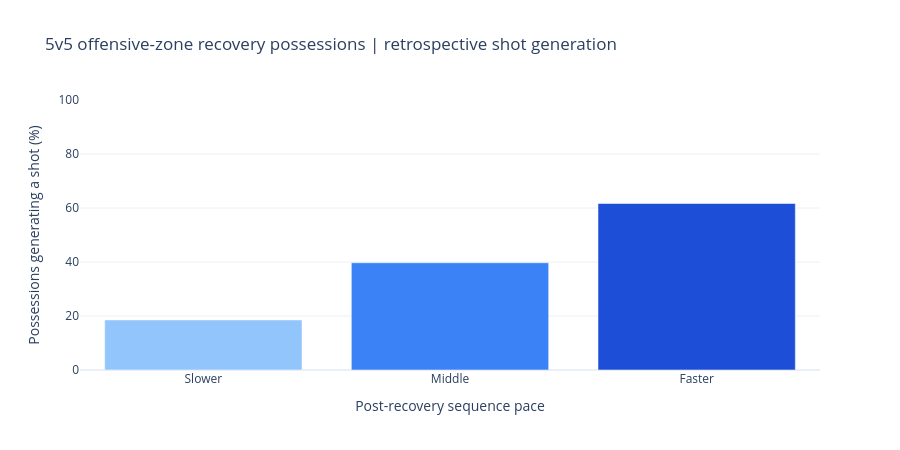

This figure's notebook cell:
### Markdown cell above
## 11.5. Compare shot generation after recovery

Show the percentage of qualifying possessions that lead to a shot attempt. Use bars without uncertainty intervals and retain counts, games, median pace, and sequence spans. Mean first-shot distance and shot timing are conditional on generating a shot and should not be interpreted as outcomes for unsuccessful possessions.

### Code cell
recovery_summary = analysis_recoveries.groupby("pace_band").agg(
    possessions=("possession_id", "size"), shot_possessions=("leads_to_shot", "sum"),
    games=("game_id", "nunique"), shot_rate=("leads_to_shot", "mean"),
    median_pace_ft_s=("post_recovery_pace_ft_s", "median"),
    median_sequence_span_seconds=("sequence_span_seconds", "median"),
    median_time_to_shot_seconds=("time_to_first_shot_seconds", "median"),
    mean_first_shot_distance_ft=("first_shot_distance_ft", "mean"),
).reset_index()
recovery_summary["shot_pct"] = 100 * recovery_summary["shot_rate"]
display(recovery_summary.round(2))
recovery_fig = px.bar(
    recovery_summary, x="pace_band", y="shot_pct", color="pace_band",
    category_orders={"pace_band": ["Slower", "Middle", "Faster"]},
    color_discrete_map={"Slower":"#93c5fd", "Middle":"#3b82f6", "Faster":"#1d4ed8"},
    hover_data=["possessions", "shot_possessions", "games", "median_pace_ft_s", "median_sequence_span_seconds"],
    labels={"pace_band":"Post-recovery sequence pace", "shot_pct":"Possessions generating a shot (%)"},
    title="5v5 offensive-zone recovery possessions | retrospective shot generation",
)
recovery_fig.update_layout(template="plotly_white", height=450, showlegend=False)
recovery_fig.update_yaxes(range=[0,100])
recovery_fig.show()

### Figure 1 — Plotly figure (JSON) as saved in the notebook; plotly's stock layout.template omitted (floating-point values rounded to 4 significant figures)
{"data": [{"customdata": [[302.0, 56.0, 34.0, 7.905, 3.0]], "hovertemplate": "Post-recovery sequence pace=%{x}<br>Possessions generating a shot (%)=%{y}<br>possessions=%{customdata[0]}<br>shot_possessions=%{customdata[1]}<br>games=%{customdata[2]}<br>median_pace_ft_s=%{customdata[3]}<br>median_sequence_span_seconds=%{customdata[4]}<extra></extra>", "legendgroup": "Slower", "marker": {"color": "#93c5fd", "pattern": {"shape": ""}}, "name": "Slower", "orientation": "v", "showlegend": true, "textposition": "auto", "type": "bar", "x": ["Slower"], "xaxis": "x", "y": [18.54], "yaxis": "y"}, {"customdata": [[297.0, 118.0, 34.0, 17.18, 6.0]], "hovertemplate": "Post-recovery sequence pace=%{x}<br>Possessions generating a shot (%)=%{y}<br>possessions=%{customdata[0]}<br>shot_possessions=%{customdata[1]}<br>games=%{customdata[2]}<br>median_pace_ft_s=%{customdata[3]}<br>median_sequence_span_seconds=%{customdata[4]}<extra></extra>", "legendgroup": "Middle", "marker": {"color": "#3b82f6", "pattern": {"shape": ""}}, "name": "Middle", "orientation": "v", "showlegend": true, "textposition": "auto", "type": "bar", "x": ["Middle"], "xaxis": "x", "y": [39.73], "yaxis": "y"}, {"customdata": [[300.0, 185.0, 34.0, 28.83, 4.0]], "hovertemplate": "Post-recovery sequence pace=%{x}<br>Possessions generating a shot (%)=%{y}<br>possessions=%{customdata[0]}<br>shot_possessions=%{customdata[1]}<br>games=%{customdata[2]}<br>median_pace_ft_s=%{customdata[3]}<br>median_sequence_span_seconds=%{customdata[4]}<extra></extra>", "legendgroup": "Faster", "marker": {"color": "#1d4ed8", "pattern": {"shape": ""}}, "name": "Faster", "orientation": "v", "showlegend": true, "textposition": "auto", "type": "bar", "x": ["Faster"], "xaxis": "x", "y": [61.67], "yaxis": "y"}], "layout": {"barmode": "relative", "height": 450, "legend": {"title": {"text": "Post-recovery sequence pace"}, "tracegroupgap": 0}, "showlegend": false, "title": {"text": "5v5 offensive-zone recovery possessions | retrospective shot generation"}, "xaxis": {"anchor": "y", "categoryarray": ["Slower", "Middle", "Faster"], "categoryorder": "array", "domain": [0, 1], "title": {"text": "Post-recovery sequence pace"}}, "yaxis": {"anchor": "x", "domain": [0, 1], "range": [0, 100], "title": {"text": "Possessions generating a shot (%)"}}}}
